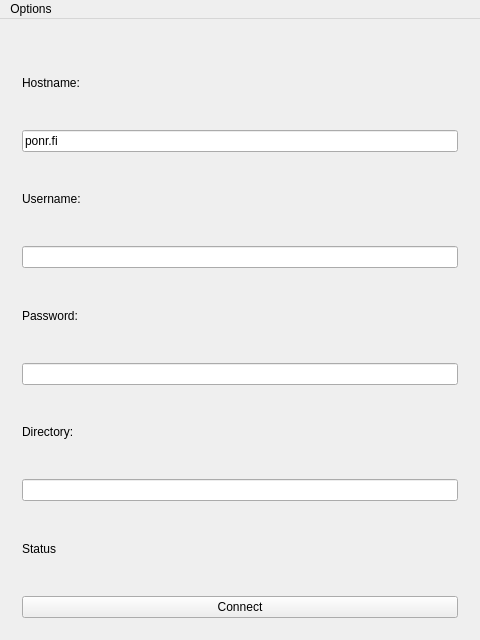
<?xml version="1.0" encoding="UTF-8"?>
<ui version="4.0">
 <class>ConnectWindow</class>
 <widget class="QMainWindow" name="ConnectWindow">
  <property name="geometry">
   <rect>
    <x>0</x>
    <y>0</y>
    <width>480</width>
    <height>640</height>
   </rect>
  </property>
  <property name="windowTitle">
   <string>MainWindow</string>
  </property>
  <widget class="QWidget" name="centralWidget">
   <layout class="QVBoxLayout" name="verticalLayout">
    <item>
     <widget class="QStackedWidget" name="stackedWidget">
      <property name="currentIndex">
       <number>0</number>
      </property>
      <widget class="QWidget" name="page">
       <layout class="QVBoxLayout" name="verticalLayout_2">
        <item>
         <widget class="QLabel" name="lblHost">
          <property name="text">
           <string>Hostname:</string>
          </property>
         </widget>
        </item>
        <item>
         <widget class="QLineEdit" name="txtHostname">
          <property name="text">
           <string>ponr.fi</string>
          </property>
         </widget>
        </item>
        <item>
         <widget class="QLabel" name="lblUser">
          <property name="text">
           <string>Username:</string>
          </property>
         </widget>
        </item>
        <item>
         <widget class="QLineEdit" name="txtUsername"/>
        </item>
        <item>
         <widget class="QLabel" name="lblPass">
          <property name="text">
           <string>Password:</string>
          </property>
          <property name="textInteractionFlags">
           <set>Qt::LinksAccessibleByMouse</set>
          </property>
         </widget>
        </item>
        <item>
         <widget class="QLineEdit" name="txtPassword">
          <property name="echoMode">
           <enum>QLineEdit::Password</enum>
          </property>
         </widget>
        </item>
        <item>
         <widget class="QLabel" name="lblDir">
          <property name="text">
           <string>Directory:</string>
          </property>
         </widget>
        </item>
        <item>
         <widget class="QLineEdit" name="txtDirectory"/>
        </item>
        <item>
         <widget class="QLabel" name="lblStatus">
          <property name="text">
           <string>Status</string>
          </property>
          <property name="wordWrap">
           <bool>true</bool>
          </property>
         </widget>
        </item>
        <item>
         <widget class="QPushButton" name="btnConnect">
          <property name="text">
           <string>Connect</string>
          </property>
         </widget>
        </item>
       </layout>
      </widget>
      <widget class="QWidget" name="page_2">
       <layout class="QVBoxLayout" name="verticalLayout_3">
        <item>
         <widget class="QTreeView" name="treeView"/>
        </item>
       </layout>
      </widget>
     </widget>
    </item>
   </layout>
  </widget>
  <widget class="QMenuBar" name="menuBar">
   <property name="geometry">
    <rect>
     <x>0</x>
     <y>0</y>
     <width>480</width>
     <height>22</height>
    </rect>
   </property>
   <widget class="QMenu" name="menuOptions">
    <property name="title">
     <string>Options</string>
    </property>
   </widget>
   <addaction name="menuOptions"/>
  </widget>
 </widget>
 <layoutdefault spacing="6" margin="11"/>
 <resources/>
 <connections/>
</ui>
